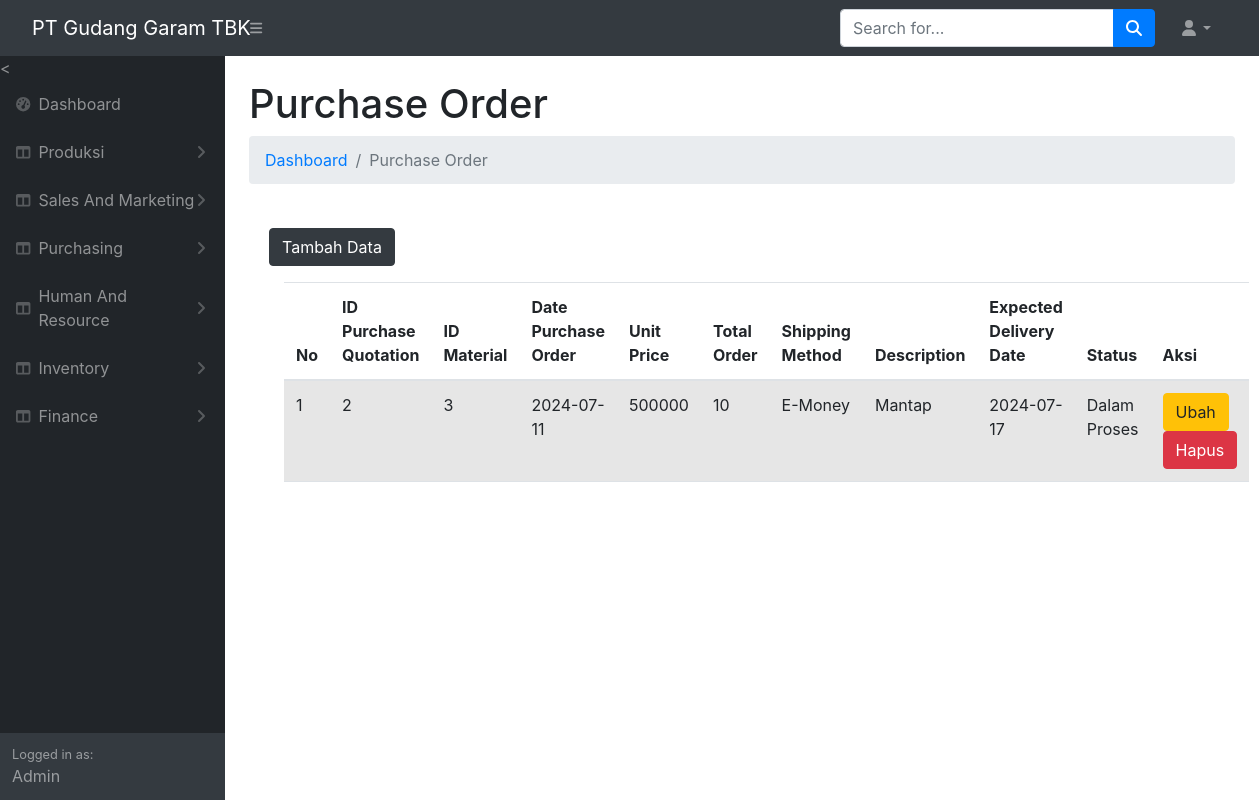
The app's page /produksi/purchase_order.php with its own data.
### tables this page shows
CREATE TABLE `purchase_order` (
  `id_purchase_order` int(11) NOT NULL,
  `id_purchase_quotation` int(11) NOT NULL,
  `date_purchase_order` date NOT NULL,
  `id_material` int(11) NOT NULL,
  `unit_price` int(11) NOT NULL,
  `total_order` int(11) NOT NULL,
  `shipping_method` varchar(25) NOT NULL,
  `description` text NOT NULL,
  `expected_delivery_date` date NOT NULL,
  `status` varchar(25) NOT NULL
);

### produksi/purchase_order.php (the view, shortened to what this page needs)
<!DOCTYPE html>
<html lang="en">
    <head>
        <link rel="stylesheet" type="text/css" media="screen" href="https://cdn.datatables.net/1.13.1/css/jquery.dataTables.min.css">
    <link rel="stylesheet" type="text/css" media="screen" href="https://cdnjs.cloudflare.com/ajax/libs/twitter-bootstrap/5.2.0/css/bootstrap.min.css">
    <link rel="stylesheet" type="text/css" media="screen" href="https://cdn.datatables.net/1.13.1/css/dataTables.bootstrap5.min.css">
        <link href="https://cdn.jsdelivr.net/npm/simple-datatables@7.1.2/dist/style.min.css" rel="stylesheet" />
        <link href="css/styles.css" rel="stylesheet" />
    </head>
    <body class="sb-nav-fixed">
        <nav class="sb-topnav navbar navbar-expand navbar-dark bg-dark">
            <a class="navbar-brand ps-3" href="index.html">PT Gudang Garam TBK</a>
            <button class="btn btn-link btn-sm order-1 order-lg-0 me-4 me-lg-0" id="sidebarToggle" href="#!"><i class="fas fa-bars"></i></button>
            <form class="d-none d-md-inline-block form-inline ms-auto me-0 me-md-3 my-2 my-md-0">
                <div class="input-group">
                    <input class="form-control" type="text" placeholder="Search for..." aria-label="Search for..." aria-describedby="btnNavbarSearch" />
                    <button class="btn btn-primary" id="btnNavbarSearch" type="button"><i class="fas fa-search"></i></button>
                </div>
            </form>
            <ul class="navbar-nav ms-auto ms-md-0 me-3 me-lg-4">
                <li class="nav-item dropdown">
                    <a class="nav-link dropdown-toggle" id="navbarDropdown" href="#" role="button" data-bs-toggle="dropdown" aria-expanded="false"><i class="fas fa-user fa-fw"></i></a>
                </li>
            </ul>
        </nav>
        <div id="layoutSidenav">
            <div id="layoutSidenav_nav">
                <nav class="sb-sidenav accordion sb-sidenav-dark" id="sidenavAccordion">
                    <div class="sb-sidenav-menu">
                        <div class="nav">
                        <<a class="nav-link" href="index.php">
                                <div class="sb-nav-link-icon"><i class="fas fa-tachometer-alt"></i></div>
                                Dashboard
                            </a>
                            <a class="nav-link collapsed" href="#" data-bs-toggle="collapse" data-bs-target="#collapseLayouts" aria-expanded="false" aria-controls="collapseLayouts">
                                <div class="sb-nav-link-icon"><i class="fas fa-columns"></i></div>
                                Produksi
                                <div class="sb-sidenav-collapse-arrow"><i class="fas fa-angle-down"></i></div>
                            </a>
                            <a class="nav-link collapsed" href="#" data-bs-toggle="collapse" data-bs-target="#collapseLayouts" aria-expanded="false" aria-controls="collapseLayouts">
                                <div class="sb-nav-link-icon"><i class="fas fa-columns"></i></div>
                                Sales And Marketing
                                <div class="sb-sidenav-collapse-arrow"><i class="fas fa-angle-down"></i></div>
                            </a>
                        <a class="nav-link collapsed" href="#" data-bs-toggle="collapse" data-bs-target="#collapseLayouts" aria-expanded="false" aria-controls="collapseLayouts">
                            <div class="sb-nav-link-icon"><i class="fas fa-columns"></i></div>
                            Purchasing
                            <div class="sb-sidenav-collapse-arrow"><i class="fas fa-angle-down"></i></div>
                        </a>
                        <a class="nav-link collapsed" href="#" data-bs-toggle="collapse" data-bs-target="#collapseLayouts" aria-expanded="false" aria-controls="collapseLayouts">
                        <div class="sb-nav-link-icon"><i class="fas fa-columns"></i></div>
                            Human And Resource
                            <div class="sb-sidenav-collapse-arrow"><i class="fas fa-angle-down"></i></div>
                            </a>
                        <a class="nav-link collapsed" href="#" data-bs-toggle="collapse" data-bs-target="#collapseLayouts" aria-expanded="false" aria-controls="collapseLayouts">
                            <div class="sb-nav-link-icon"><i class="fas fa-columns"></i></div>
                                Inventory
                                <div class="sb-sidenav-collapse-arrow"><i class="fas fa-angle-down"></i></div>
                                </a>
                        <a class="nav-link collapsed" href="#" data-bs-toggle="collapse" data-bs-target="#collapseLayouts" aria-expanded="false" aria-controls="collapseLayouts">
                            <div class="sb-nav-link-icon"><i class="fas fa-columns"></i></div>
                            Finance
                            <div class="sb-sidenav-collapse-arrow"><i class="fas fa-angle-down"></i></div>
                        </a>
                        <!DOCTYPE html>
                        <html lang="en">
                        <head>
                            <link href="https://stackpath.bootstrapcdn.com/bootstrap/4.5.2/css/bootstrap.min.css" rel="stylesheet">
                        </head>
                        <body>
                        </body>
                        </html>
                        </div>
                    </div>
                    <div class="sb-sidenav-footer">
                        <div class="small">Logged in as:</div>
                        Admin
                    </div>
                </nav>
            </div>
            <div id="layoutSidenav_content">
            <main>
                    <div class="container-fluid px-4">
                        <h1 class="mt-4">Purchase Order</h1>
                        <ol class="breadcrumb mb-4">
                            <li class="breadcrumb-item"><a href="index.html">Dashboard</a></li>
                            <li class="breadcrumb-item active">Purchase Order</li>
                        </ol>
            <div class="card-body">
                <button type="button" class="btn btn-dark mb-3" data-bs-toggle="modal" data-bs-target="#modaldaftar">
                    Tambah Data
                </button>
                <div class="container">
    <table id="export" class="table table-striped" style="width:100%">
        <thead>
            <tr>
                <th>No</th>
                <th>ID Purchase Quotation</th>
                <th>ID Material</th>
                <th>Date Purchase Order</th>
                <th>Unit Price</th>
                <th>Total Order</th>
                <th>Shipping Method</th>
                <th>Description</th>
                <th>Expected Delivery Date</th>
                <th>Status</th>
                <th>Aksi</th>
            </tr>
        </thead>
        <tbody>
            <?php
            include "koneksi/koneksi.php";
            $no = 1;
            $tampil = mysqli_query($koneksi, "SELECT * FROM purchase_order ORDER BY id_purchase_order DESC");
            while ($data = mysqli_fetch_array($tampil)) {
                echo "<tr>
                <td>".$no."</td>
                <td>".$data['id_purchase_quotation']."</td>
                <td>".$data['id_material']."</td>
                <td>".$data['date_purchase_order']."</td>
                <td>".$data['unit_price']."</td>
                <td>".$data['total_order']."</td>
                <td>".$data['shipping_method']."</td>
                <td>".$data['description']."</td>
                <td>".$data['expected_delivery_date']."</td>
                <td>".$data['status']."</td>
                <td>
                    <a href='#' class='btn btn-warning' data-bs-toggle='modal' data-bs-target='#modalubah".$no."'>Ubah</a>
                    <a href='#' class='btn btn-danger' data-bs-toggle='modal' data-bs-target='#modalhapus".$no."'>Hapus</a>
                </td>
                </tr>";
                $no++;
            }
            ?>
        </tbody>
    </table>
</div>
            </div>
        </div>
    </div>
  </body>
</html>

### records on screen
purchase_order: id_purchase_quotation "2", id_material "3", date_purchase_order "2024-07-11", unit_price "500000", total_order "10", shipping_method "E-Money", description "Mantap", expected_delivery_date "2024-07-17", status "Dalam Proses"
